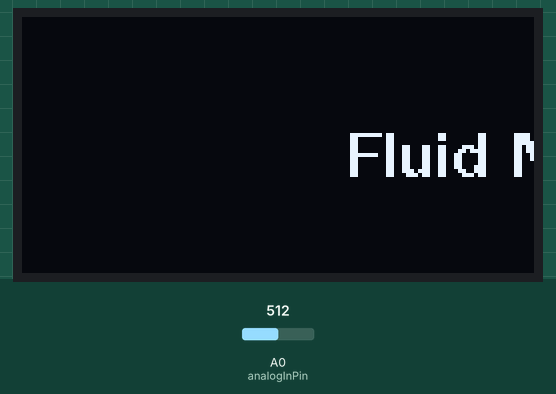
Recording of a sketch running on a simulated Arduino Uno, built with avr-gcc and run on an emulated ATmega328P. Parts: 128×64 one-colour display. The test bench sets the inputs (shaded band); at power-on: A0 (analogInPin) = 512. What the sketch prints to the serial monitor is not drawn.

Above: at 1.2 s.
1.3 s: A0 (analogInPin) set to 716
At 1.8 s:
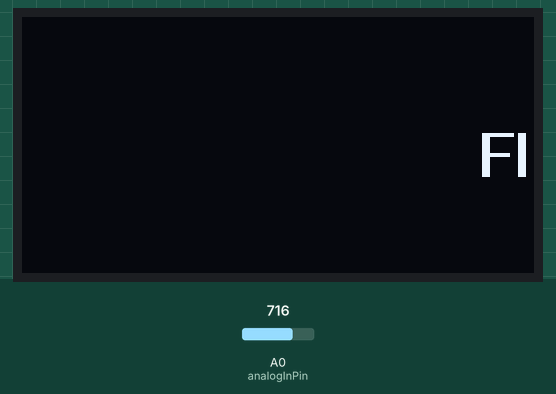
2.9 s: A0 (analogInPin) set to 900
At 3.7 s:
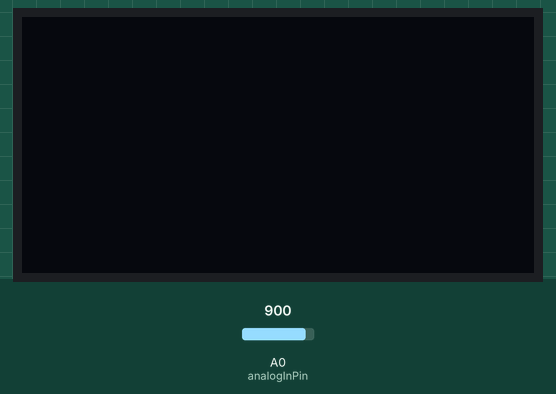
4.5 s: A0 (analogInPin) set to 306
At 5.7 s:
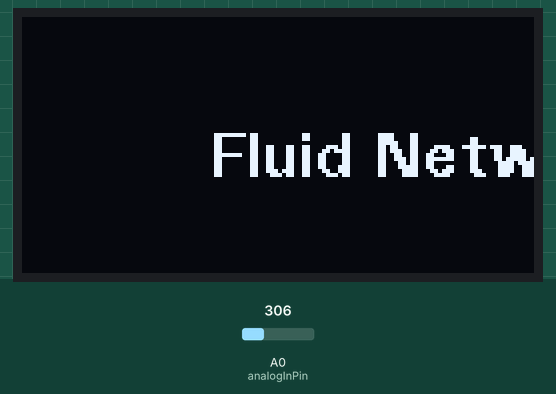
Timing chart, 0 to 7.5 s (numbered marks = the images above; inputs shaded):
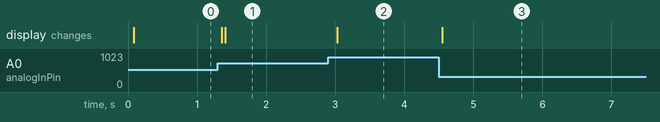

The sketch:

06_OLED_1_Light-Position.ino
```cpp
/*

  This code is inspired from a course from Tech Explorations.
  For information about this course, please see
 *
  https://techexplorations.com/so/grove/


  The position of the text is controlled from the amoount of light

  We are using
  - Seeedstudio Grove Oled Screen on TWI / I2C
  - Light Sensor on A0
  - Arduino Grove Carrier
  - Arduino MKR1010

  Fluid Networks / Davide Gomba 04/2021


*/

#include <Arduino.h>
#include <U8g2lib.h>

#ifdef U8X8_HAVE_HW_SPI
#include <SPI.h>
#endif
#ifdef U8X8_HAVE_HW_I2C
#include <Wire.h>
#endif

U8G2_SSD1306_128X64_NONAME_F_SW_I2C u8g2(U8G2_R0,
    /* clock=*/ SCL,
    /* data=*/ SDA,
    /* reset=*/ U8X8_PIN_NONE);

const int analogInPin = A0; // GPIO on which the light sensor is attached to

int sensorValue = 0;        // value read from the light sensor
int newSensorValue = 0;     // value to update the value of the sensor

void setup(void) {
  Serial.begin(9600);
  u8g2.begin();
  u8g2.setDisplayRotation(U8G2_R2);          // rotations --> https://github.com/olikraus/u8g2/wiki/u8g2reference#setdisplayrotation
  u8g2.setFont(u8g2_font_fub11_tf);  // set the target font to calculate the pixel width

}

void loop() {
  sensorValue = analogRead(analogInPin);

  int x_position = map(sensorValue, 10, 800, 0, 128);

  Serial.println(x_position);

  u8g2.drawStr(x_position, 40, "Fluid Networks");   // here --> https://github.com/olikraus/u8g2/wiki/u8g2reference#drawstr
  u8g2.sendBuffer();                         // transfer internal memory to the display

  if (sensorValue != newSensorValue) {

    newSensorValue = sensorValue;
    Serial.println("updated");
    u8g2.clearBuffer(); // clean the display
  }

}
```

Measured:
- after the input at 1.3 s, the display: first changes after 0.06 s (image 1 shows a later state)
- after the input at 2.9 s, the display: changes after 0.13 s (image 2)
- after the input at 4.5 s, the display: changes after 0.05 s (image 3)
